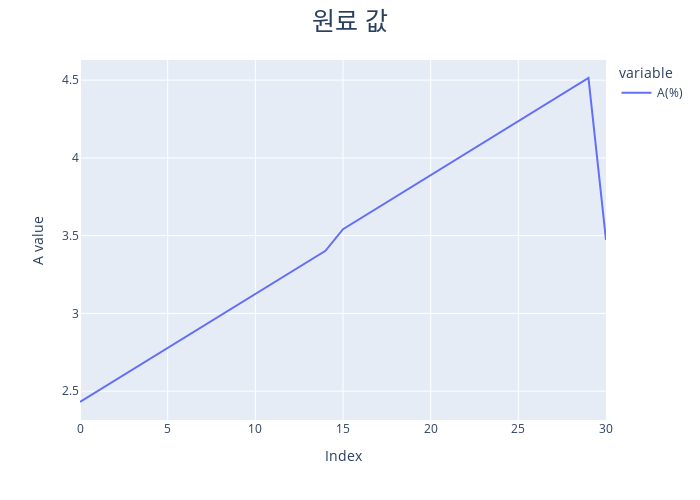

Here is the notebook cell this chart was saved with:
### Markdown cell above
# Visualizeation

### Code cell
# 원료의 변화도는 15번째에서 기존 변화도의 2배가 됨. (연구원님의 실수?)

diff = (torque.iloc[1,1] - torque.iloc[0,1]).round(5)
print("normal_diff: ", diff)
for i in range(2, len(torque)):
    now_diff = (torque.iloc[i,1] - torque.iloc[i-1,1]).round(5)
    if diff!=now_diff:
        print(f"abnormal_diff idx: {i}, val: {now_diff}")

fig = px.line(torque.iloc[:,1])
fig.update_layout(width=700, height=500, title=go.layout.Title(text="원료 값"), title_x=0.5, title_font_size = 25)
fig.update_xaxes(title_text="Index")
fig.update_yaxes(title_text="A value")
fig.show()

### Figure 1 — Plotly figure (JSON) as saved in the notebook; plotly's stock layout.template omitted (floating-point values rounded to 4 significant figures)
{"data": [{"hovertemplate": "variable=A(%)<br>index=%{x}<br>value=%{y}<extra></extra>", "legendgroup": "A(%)", "line": {"color": "#636efa", "dash": "solid"}, "marker": {"symbol": "circle"}, "mode": "lines", "name": "A(%)", "orientation": "v", "showlegend": true, "type": "scatter", "x": [0, 1, 2, 3, 4, 5, 6, 7, 8, 9, 10, 11, 12, 13, 14, 15, 16, 17, 18, 19, 20, 21, 22, 23, 24, 25, 26, 27, 28, 29, 30], "xaxis": "x", "y": [2.43, 2.5, 2.569, 2.639, 2.708, 2.778, 2.847, 2.916, 2.986, 3.055, 3.125, 3.194, 3.264, 3.333, 3.403, 3.541, 3.611, 3.68, 3.75, 3.819, 3.889, 3.958, 4.028, 4.097, 4.166, 4.236, 4.305, 4.375, 4.444, 4.514, 3.472], "yaxis": "y"}], "layout": {"height": 500, "legend": {"title": {"text": "variable"}, "tracegroupgap": 0}, "margin": {"t": 60}, "title": {"font": {"size": 25}, "text": "원료 값", "x": 0.5}, "width": 700, "xaxis": {"anchor": "y", "domain": [0, 1], "title": {"text": "Index"}}, "yaxis": {"anchor": "x", "domain": [0, 1], "title": {"text": "A value"}}}}
